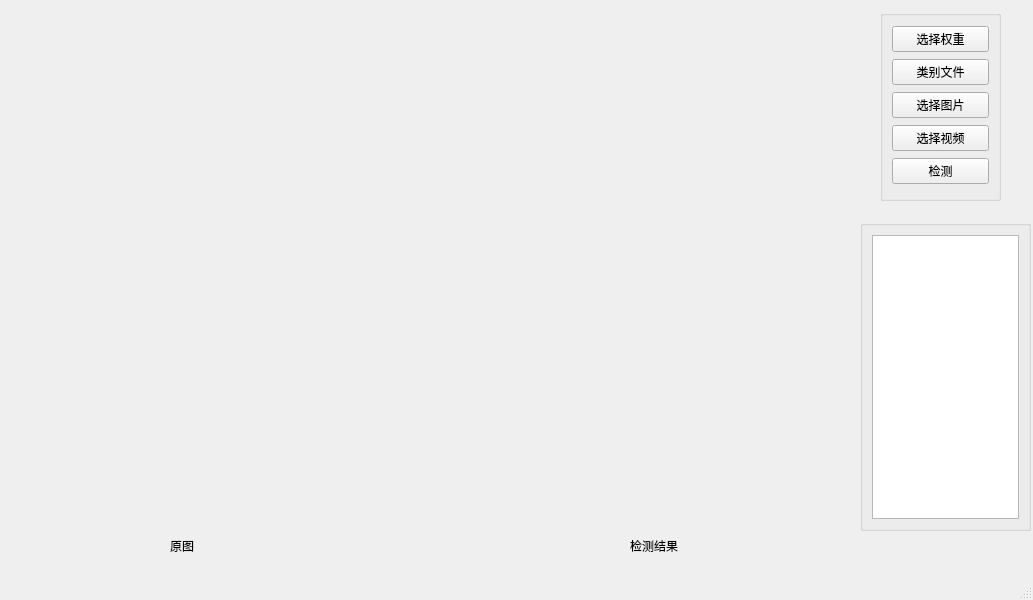
<?xml version="1.0" encoding="UTF-8"?>
<ui version="4.0">
 <class>MainWindow</class>
 <widget class="QMainWindow" name="MainWindow">
  <property name="geometry">
   <rect>
    <x>0</x>
    <y>0</y>
    <width>1033</width>
    <height>600</height>
   </rect>
  </property>
  <property name="windowTitle">
   <string>YOLOv5识别检测系统</string>
  </property>
  <widget class="QWidget" name="centralwidget">
   <widget class="QWidget" name="verticalLayoutWidget">
    <property name="geometry">
     <rect>
      <x>10</x>
      <y>0</y>
      <width>411</width>
      <height>531</height>
     </rect>
    </property>
    <layout class="QVBoxLayout" name="vl_pre">
     <item>
      <widget class="QLabel" name="q_pre">
       <property name="text">
        <string/>
       </property>
      </widget>
     </item>
    </layout>
   </widget>
   <widget class="QWidget" name="verticalLayoutWidget_2">
    <property name="geometry">
     <rect>
      <x>880</x>
      <y>10</y>
      <width>121</width>
      <height>191</height>
     </rect>
    </property>
    <layout class="QVBoxLayout" name="vl_c">
     <item>
      <widget class="QGroupBox" name="groupBox">
       <property name="title">
        <string/>
       </property>
       <layout class="QVBoxLayout" name="verticalLayout">
        <item>
         <widget class="QPushButton" name="btn_weight">
          <property name="text">
           <string>选择权重</string>
          </property>
         </widget>
        </item>
        <item>
         <widget class="QPushButton" name="btn_cls">
          <property name="text">
           <string>类别文件</string>
          </property>
         </widget>
        </item>
        <item>
         <widget class="QPushButton" name="btn_img">
          <property name="text">
           <string>选择图片</string>
          </property>
         </widget>
        </item>
        <item>
         <widget class="QPushButton" name="btn_video">
          <property name="text">
           <string>选择视频</string>
          </property>
         </widget>
        </item>
        <item>
         <widget class="QPushButton" name="btn_run">
          <property name="text">
           <string>检测</string>
          </property>
         </widget>
        </item>
       </layout>
      </widget>
     </item>
    </layout>
   </widget>
   <widget class="QWidget" name="verticalLayoutWidget_3">
    <property name="geometry">
     <rect>
      <x>430</x>
      <y>0</y>
      <width>431</width>
      <height>531</height>
     </rect>
    </property>
    <layout class="QVBoxLayout" name="vl_res">
     <item>
      <widget class="QLabel" name="q_res">
       <property name="text">
        <string/>
       </property>
      </widget>
     </item>
    </layout>
   </widget>
   <widget class="QLabel" name="label">
    <property name="geometry">
     <rect>
      <x>630</x>
      <y>540</y>
      <width>54</width>
      <height>12</height>
     </rect>
    </property>
    <property name="text">
     <string>检测结果</string>
    </property>
   </widget>
   <widget class="QLabel" name="label_2">
    <property name="geometry">
     <rect>
      <x>170</x>
      <y>540</y>
      <width>54</width>
      <height>12</height>
     </rect>
    </property>
    <property name="text">
     <string>原图</string>
    </property>
   </widget>
   <widget class="QGroupBox" name="groupBox_2">
    <property name="geometry">
     <rect>
      <x>860</x>
      <y>220</y>
      <width>171</width>
      <height>311</height>
     </rect>
    </property>
    <property name="title">
     <string/>
    </property>
    <layout class="QVBoxLayout" name="verticalLayout_2">
     <item>
      <widget class="QTextEdit" name="text_res"/>
     </item>
    </layout>
   </widget>
  </widget>
  <widget class="QMenuBar" name="menubar">
   <property name="geometry">
    <rect>
     <x>0</x>
     <y>0</y>
     <width>1033</width>
     <height>23</height>
    </rect>
   </property>
  </widget>
  <widget class="QStatusBar" name="statusbar"/>
 </widget>
 <resources/>
 <connections/>
</ui>
